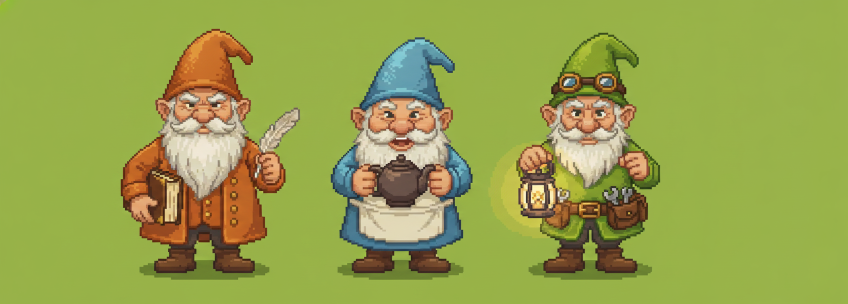
#> input picture scripts/art/source/gnomes_sheet.png, 1696 x 608 px (shown at 1/2 size)
$ python make_viewer_art.py
#> lines starting #> are read from the running program, lines starting #| are printed output that depends on the picture
"""Turn the nano-banana source renders into the viewer's art assets.

Sources (committed, see docs/plans/2026-08-27-gnomic-design.md):
- scripts/art/source/gnomes_sheet.png — Ivan, Anton, Yura on a flat green
  chroma backdrop, generated with gemini-2.5-flash-image anchored on
  coworld-heartleaf/docs/heartleafBanner.png.
- scripts/art/source/moot_hero.png — the Moot at the village tree plaza.

Outputs (committed, served by the game pod at /client/art/*):
- gnomic/server/viewer/art/{ivan,anton,yura}.png — 160px keyed bust chips.
- gnomic/server/viewer/art/moot_hero.png — 1200px-wide hero.

Run: uv run --with pillow python scripts/art/make_viewer_art.py
"""

from collections import Counter, deque
from pathlib import Path

from PIL import Image

ROOT = Path(__file__).resolve().parents[2]
SOURCE = ROOT / "scripts" / "art" / "source"
OUT = ROOT / "gnomic" / "server" / "viewer" / "art"
GNOMES = ["ivan", "anton", "yura"]
TOLERANCE = 60


def backdrop_color(im: Image.Image) -> tuple[int, int, int]:
    px = im.load()
    w, h = im.size
    border = [px[x, 0] for x in range(w)] + [px[x, h - 1] for x in range(w)]
    border += [px[0, y] for y in range(h)] + [px[w - 1, y] for y in range(h)]
    return Counter(p[:3] for p in border).most_common(1)[0][0]


def key_out(im: Image.Image) -> Image.Image:
    """Flood-fill the chroma backdrop from the border to transparency."""
    im = im.convert("RGBA")
    px = im.load()
    w, h = im.size
    bg = backdrop_color(im)

    def is_bg(p: tuple[int, ...]) -> bool:
        return sum(abs(a - b) for a, b in zip(p[:3], bg)) <= TOLERANCE

    seen = [[False] * h for _ in range(w)]
    queue: deque[tuple[int, int]] = deque()
    for x in range(w):
        queue.extend(((x, 0), (x, h - 1)))
    for y in range(h):
        queue.extend(((0, y), (w - 1, y)))
    while queue:
        x, y = queue.popleft()
        if not (0 <= x < w and 0 <= y < h) or seen[x][y]:
            continue
        seen[x][y] = True
        if not is_bg(px[x, y]):
            continue
        px[x, y] = (0, 0, 0, 0)
        queue.extend(((x + 1, y), (x - 1, y), (x, y + 1), (x, y - 1)))
    return im


def split_columns(im: Image.Image) -> list[Image.Image]:
    """Split the keyed row on fully transparent columns."""
    w, h = im.size
    alpha = im.getchannel("A").load()
    occupied = [any(alpha[x, y] > 8 for y in range(h)) for x in range(w)]
    spans, start = [], None
    for x, filled in enumerate(occupied + [False]):
        if filled and start is None:
            start = x
        elif not filled and start is not None:
            if x - start > w // 12:
                spans.append((start, x))
            start = None
    if len(spans) != len(GNOMES):
        raise SystemExit(f"expected {len(GNOMES)} figures, found {len(spans)}: {spans}")
    return [im.crop((a, 0, b, h)) for a, b in spans]


def bust(chip: Image.Image, size: int = 160) -> Image.Image:
    """Trim to content, then take the top square (cap + face + shoulders)."""
    box = chip.getbbox()
    chip = chip.crop(box)
    w, h = chip.size
    side = min(w, int(w * 1.05), h)
    top = chip.crop(((w - side) // 2, 0, (w + side) // 2, side))
    return top.resize((size, size), Image.LANCZOS)


def main() -> None:
    OUT.mkdir(parents=True, exist_ok=True)
    sheet = key_out(Image.open(SOURCE / "gnomes_sheet.png"))
#> in backdrop_color, `border = [px[x, 0] for x in range(w)] + [px[x, h - 1] for x in range(w)]`: border = 3392 items, first 6: (157, 173, 75, 255), (157, 172, 79, 255), (158, 172, 81, 255), (159, 173, 84, 255), (160, 173, 85, 255), (160, 173, 85, 255)
#> in backdrop_color, `border += [px[0, y] for y in range(h)] + [px[w - 1, y] for y in range(..`: border = 4608 items, first 6: (157, 173, 75, 255), (157, 172, 79, 255), (158, 172, 81, 255), (159, 173, 84, 255), (160, 173, 85, 255), (160, 173, 85, 255)
#> in key_out, `bg = backdrop_color(im)`: bg = (151, 178, 72)
#> the loop in key_out, `while queue:` made 2957208 passes
#> (x, y) on pass 24: (11, 607)
#> after the loop in key_out, `while queue:`: seen = 1696 items
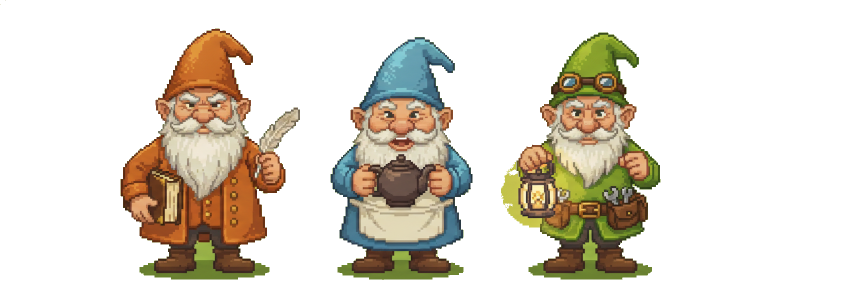
#> sheet: PIL image 1696x608 RGBA (shown at 1/2 size); mean R, G, B, A 41.5, 35.5, 24.8, 72.5; transparent parts drawn white
    for name, chip in zip(GNOMES, split_columns(sheet)):
#> in split_columns, `w, h = im.size`: w = 1696; h = 608
#> in split_columns, `occupied = [any(alpha[x, y] > 8 for y in range(h)) for x in range(w)]`: occupied = 1696 items
        bust(chip).save(OUT / f"{name}.png", optimize=True)
        print(f"wrote {OUT / f'{name}.png'}")
#> this loop made 3 passes
#| wrote gnomic/server/viewer/art/ivan.png
#| wrote gnomic/server/viewer/art/anton.png
#| wrote gnomic/server/viewer/art/yura.png
#> pass 1, in bust, `chip = chip.crop(box)`:
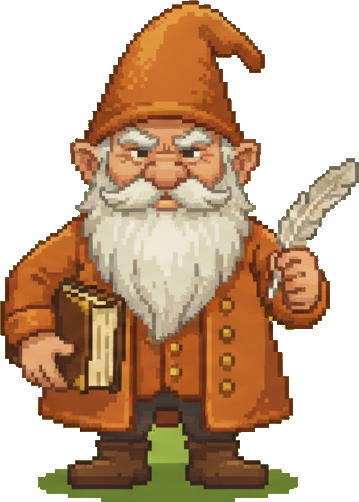
#> chip: PIL image 359x502 RGBA; mean R, G, B, A 95.1, 67.4, 42.7, 148.9; transparent parts drawn white
#> pass 1, in bust, `top = chip.crop(((w - side) // 2, 0, (w + side) // 2, side))`:
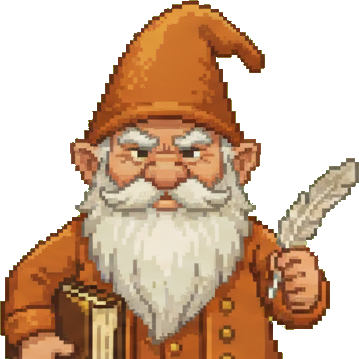
#> top: PIL image 359x359 RGBA; mean R, G, B, A 101.5, 72.8, 49.5, 145.9; transparent parts drawn white
#> pass 1, in main, `bust(chip).save(OUT / f"{name}.png", optimize=True)`:
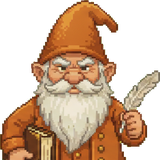
#> saved as ivan.png: PIL image 160x160 RGBA; mean R, G, B, A 105.5, 75.8, 51, 145.9; transparent parts drawn white
#> pass 2, in bust (call 2), `chip = chip.crop(box)`:
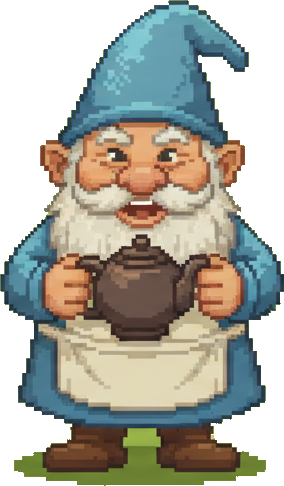
#> chip: PIL image 284x486 RGBA; mean R, G, B, A 90.6, 90.5, 80.3, 171.8; transparent parts drawn white
    hero = Image.open(SOURCE / "moot_hero.png").convert("RGB")
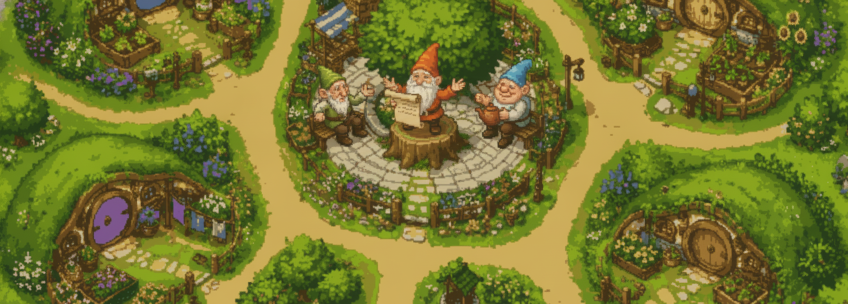
#> input picture scripts/art/source/moot_hero.png, 1696 x 608 px (shown at 1/2 size)
#> hero is the input picture: PIL image 1696x608 RGB; mean R, G, B 116.3, 117, 46.9
    ratio = 1200 / hero.width
#> ratio = 0.708
    hero = hero.resize((1200, round(hero.height * ratio)), Image.LANCZOS)
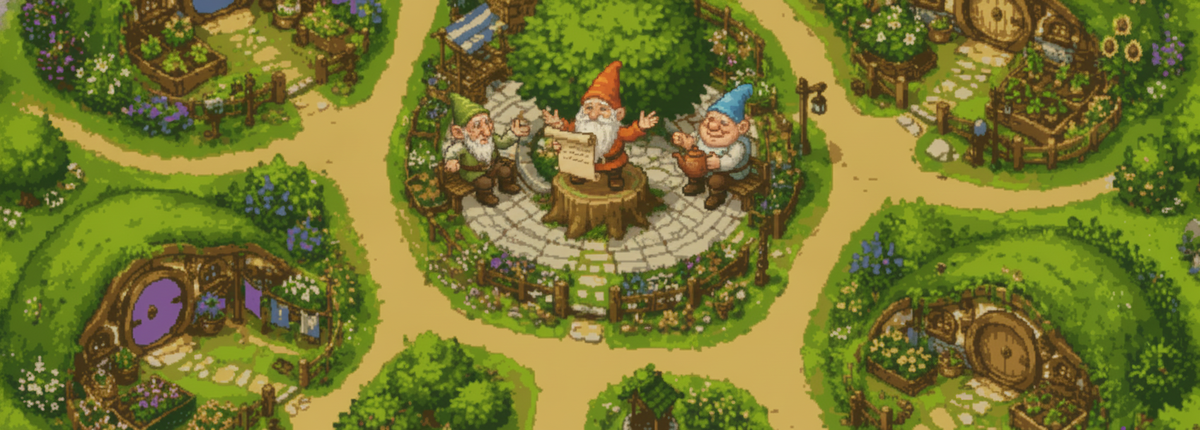
#> hero: PIL image 1200x430 RGB; mean R, G, B 116.3, 117, 46.9
    hero.save(OUT / "moot_hero.png", optimize=True)
    print(f"wrote {OUT / 'moot_hero.png'}")


if __name__ == "__main__":
    main()
